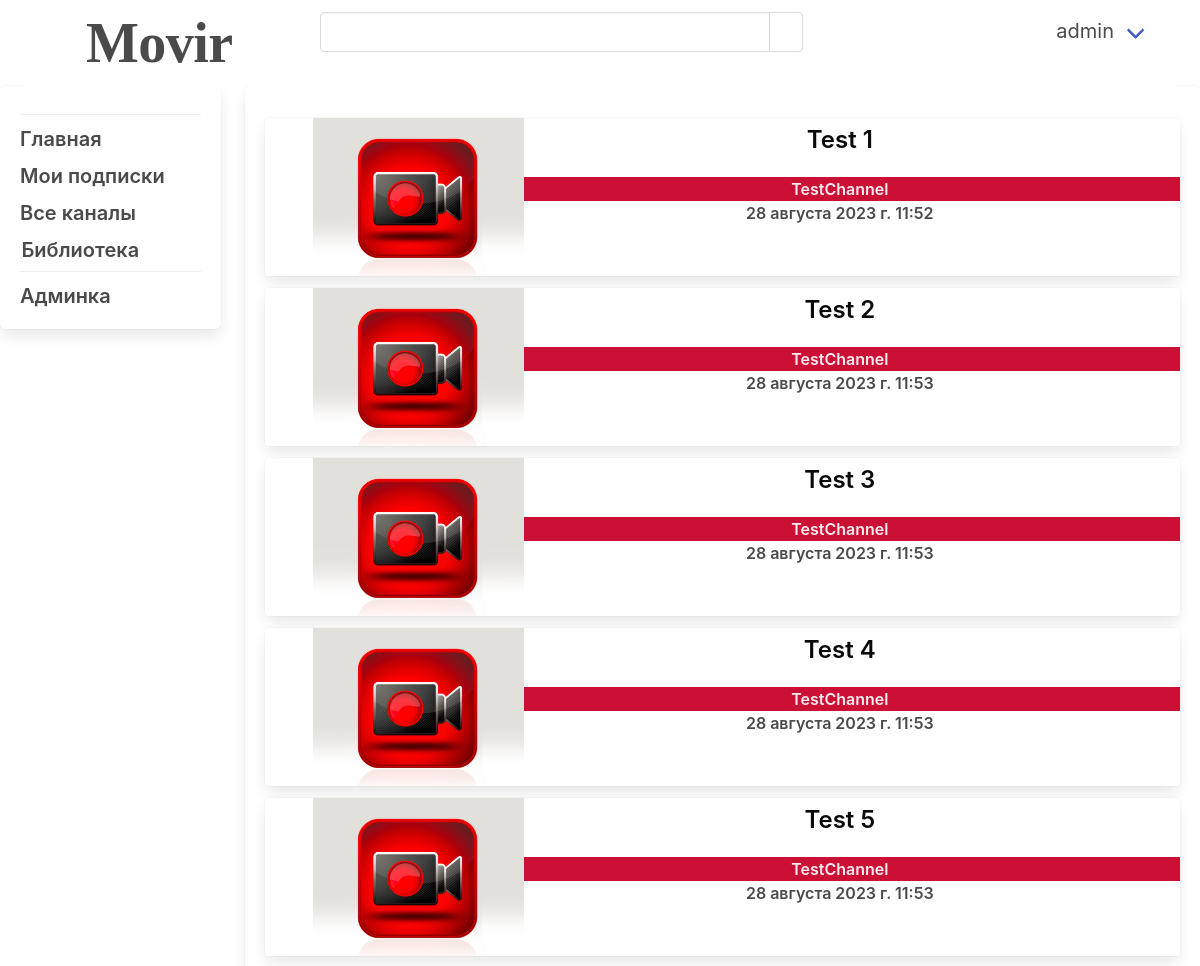
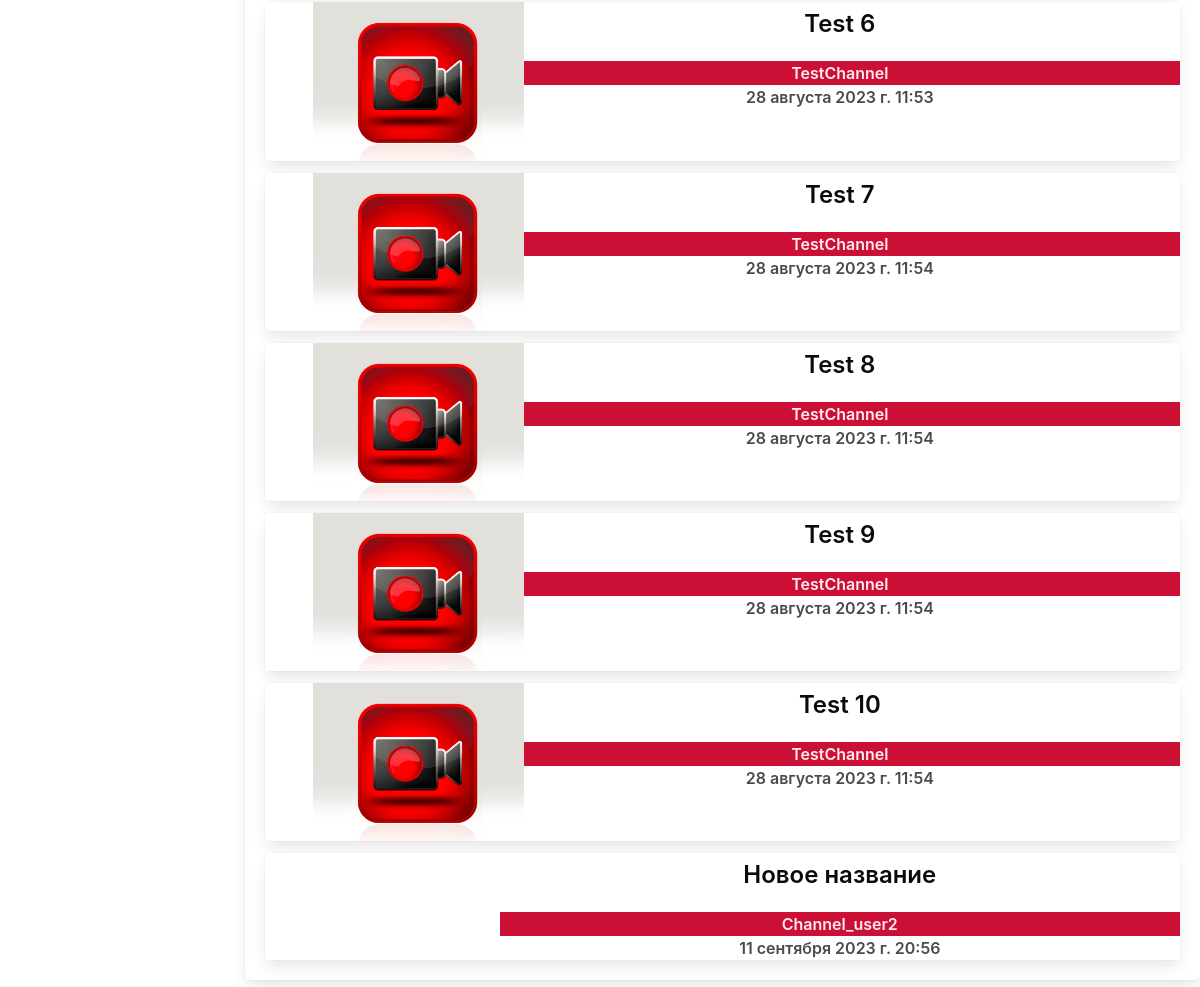
The page /video_hosting/library/ (signed in) on the database its author committed (2 pictures, top to bottom).
### video_hosting/models.py (models this page shows, shortened)
class Video(models.Model):
    preview = models.ImageField(default='default-video-image.png', blank=True)
    video = models.FileField(default='default-video.MP4', blank=True)
    name = models.CharField(max_length=255)
    slug = models.SlugField(unique=True)
    description = models.TextField()
    date = models.DateTimeField(auto_now_add=True)
    channel = models.ForeignKey(HostingСhannel, on_delete=models.CASCADE, null=True)
    likes = models.ManyToManyField(User, related_name='likes')
    dislikes = models.ManyToManyField(User, related_name='dislikes')
    saved_video = models.ManyToManyField(User, related_name='saved_video')
    views = models.ManyToManyField(User, related_name='views')

class HostingСhannel(models.Model):
    name = models.CharField(max_length=255)
    image = models.ImageField(default='user.png', blank=True)
    slug = models.SlugField(unique=True)
    description = models.TextField()
    date = models.DateTimeField(auto_now_add=True)
    author = models.ForeignKey(User, on_delete=models.CASCADE)
    saved_channel = models.ManyToManyField(User, related_name='saved_channel')
    strike = models.IntegerField(default=0)
    blocked = models.BooleanField(default=False)
    def __str__(self):
        return self.name

### video_hosting/views.py (the view)
# urls.py: path('library/', views.library, name='library'),
@login_required(login_url='/users/log_in')
def library(request):
    user_prof = UsersProfile.objects.get(user=request.user)
    posts = Video.objects.all()
    action = request.GET.get('action')
    posts = posts.filter(saved_video=request.user) if action == 'saved_video' else posts
    posts = posts.filter(likes=request.user) if action == 'favorite' else posts
    return render(request, 'library.html', {'posts': posts, 'user_prof': user_prof})

### video_hosting/templates/library.html
{% extends 'base_layout.html' %}
{% load static from static %}
{% block content %}
<div class="box">
    {% for post in posts %}
    <div class="card mt-3">
        <div class="cart-content">
            <a href="{% url 'video_hosting:video' post.pk %}">
                <div class="media">
                    <div class="media-content">
                        <div class="columns is-centered">
                            <div class="column is-one-quarter">
                                <div class="container">
                                    <img src="{{post.preview.url}}" alt=""
                                         class="image is-centered post-imag ml-6">
                                </div>
                            </div>
                            <div class="column">
                                <div class="title has-text-black is-4 mt-2 has-text-centered">
                                    {{ post.name }}
                                </div>
                                <div class="has-text-centered has-text-weight-semibold is-6 has-background-danger-dark has-text-danger-light has-text-centered">
                                    {{ post.channel }}
                                </div>
                                <div class="has-text-grey-dark has-text-weight-semibold is-6 has-text-centered">
                                    {{ post.date }}
                                </div>
                            </div>
                        </div>
                    </div>
                </div>
            </a>
        </div>
    </div>
    {% endfor %}
</div>
{% endblock %}

### video_hosting/templates/base_layout.html (shortened to what this page needs)
{% load static from static %}
<html lang="en">
<head>
    <link rel="stylesheet" href="{% static 'static/bulma.css' %}">
    <link rel="stylesheet" href="{% static 'static/style.css' %}">
</head>
<body>
{% if user_prof.blocked %}
<div class="columns is-vcentered">
    <div class="column has-text-centered">
        <div class="box">
            <div class="title has-text-danger">
                Вы заблокированы
            </div>
        </div>
    </div>
</div>
{% else %}
<nav class="navbar ml-5 mr-5" role="navigation" aria-label="main navigation">
    <div class="navbar-brand">
        <a class="navbar-item" href="{% url 'video_hosting:home' %}">
            <div class="logo"></div>
            <div class="logo_name">
                Movir
            </div>
        </a>
    </div>
    <div id="navbarBasicExample" class="navbar-menu">
         <span class="navbar_search">
            <form method="get" class="pt-3">
                <div class="field has-addons">
                    <div class="control">
                        <input type="search" class="input input_custom" name="search">
                    </div>
                    <div class="control">
                        <button class="button" type="submit">
                        </button>
                    </div>
                </div>
            </form>
         </span>
        <div class="navbar-end">
            <div class="navbar-item">
                {% if user.is_authenticated %}
                <div class="navbar-item has-dropdown is-hoverable">
                    <div class="navbar-link subtitle">
                        {{user}}
                    </div>
                </div>
                {% else %}
                <div class="buttons">
                    <a href="{% url 'users:log_in' %}" class="button is-light">
                        Войти
                    </a>
                </div>
                {% endif %}
            </div>
        </div>
    </div>
</nav>
<div>
    <div class="columns">
        <div class="column is-one-fifth">
            <div class="box">
                {% if user.is_authenticated %}
                <ul>
                    <hr class="dropdown-divider">
                    <li class="mt-3">
                        <a href="{% url 'video_hosting:home' %}"
                           class="subtitle has-text-grey-dark has-text-weight-semibold">
                            Главная
                        </a>
                    </li>
                    <li class="mt-3">
                        <a href="{% url 'video_hosting:subscriptions' %}"
                           class="subtitle has-text-grey-dark has-text-weight-semibold">
                            Мои подписки
                        </a>
                    </li>
                    <li class="mt-3">
                        <a href="{% url 'video_hosting:channel_all' %}"
                           class="subtitle has-text-grey-dark has-text-weight-semibold">
                            Все каналы
                        </a>
                    </li>
                    <li class="mt-3">
                        <div class="dropdown is-hoverable mr-5">
                            <div class="dropdown-trigger">
                                <div class="subtitle has-text-grey-dark is-5 has-text-centered"
                                     aria-haspopup="true"
                                     aria-controls="dropdown-menu4">
                                    <div class="columns is-vcentered">
                                        <div class="column is-four-fifths">
                                            <span class="subtitle has-text-grey-dark has-text-weight-semibold">
                                                Библиотека
                                            </span>
                                        </div>
                                        <div class="column">
                                            <span class="icon is-small">
                                            </span>
                                        </div>
                                    </div>
                                </div>
                            </div>
                        </div>
                    </li>
                    <hr class="dropdown-divider">
                    {% if user.is_staff %}
                    <li class="mt-3">
                        <a href="{% url 'staff:admin' %}"
                           class="subtitle has-text-grey-dark has-text-weight-semibold">
                            Админка
                        </a>
                    </li>
                    {% endif %}
                </ul>
                {% endif %}
            </div>
        </div>
        <div class="column">
            {% block content %}
            {% endblock %}
        </div>
    </div>
</div>
{% endif %}
</body>
</html>

### files/static/style.css (style rules this page uses)
.navbar-menu { width: 80%; display: flex; justify-content: flex-end; }
.navbar-end { width: 40%; margin: 0; }
.input_custom { width: 450px; }
body { background-image: url("../uploads/Group 1.png"); }
.logo { margin: 0; width: 50px; height: 50px; background-image: url("../uploads/Logo.png"); background-size: cover; }
.logo_name { font-family: Kanit; font-size: 56px; font-weight: 600; line-height: 62px; letter-spacing: -0.01em; text-align: center; }

### rows shown on the page
Video: preview (placeholder picture), name "Test 1", channel "TestChannel", date "28 августа 2023 г. 11:52"
Video: preview (placeholder picture), name "Test 2", channel "TestChannel", date "28 августа 2023 г. 11:53"
Video: preview (placeholder picture), name "Test 3", channel "TestChannel", date "28 августа 2023 г. 11:53"
Video: preview (placeholder picture), name "Test 4", channel "TestChannel", date "28 августа 2023 г. 11:53"
Video: preview (placeholder picture), name "Test 5", channel "TestChannel", date "28 августа 2023 г. 11:53"
Video: preview (placeholder picture), name "Test 6", channel "TestChannel", date "28 августа 2023 г. 11:53"
Video: preview (placeholder picture), name "Test 7", channel "TestChannel", date "28 августа 2023 г. 11:54"
Video: preview (placeholder picture), name "Test 8", channel "TestChannel", date "28 августа 2023 г. 11:54"
Video: preview (placeholder picture), name "Test 9", channel "TestChannel", date "28 августа 2023 г. 11:54"
Video: preview (placeholder picture), name "Test 10", channel "TestChannel", date "28 августа 2023 г. 11:54"
Video: name "Новое название", channel "Channel_user2", date "11 сентября 2023 г. 20:56"

### other values the page prints
{{ user }} "admin"
